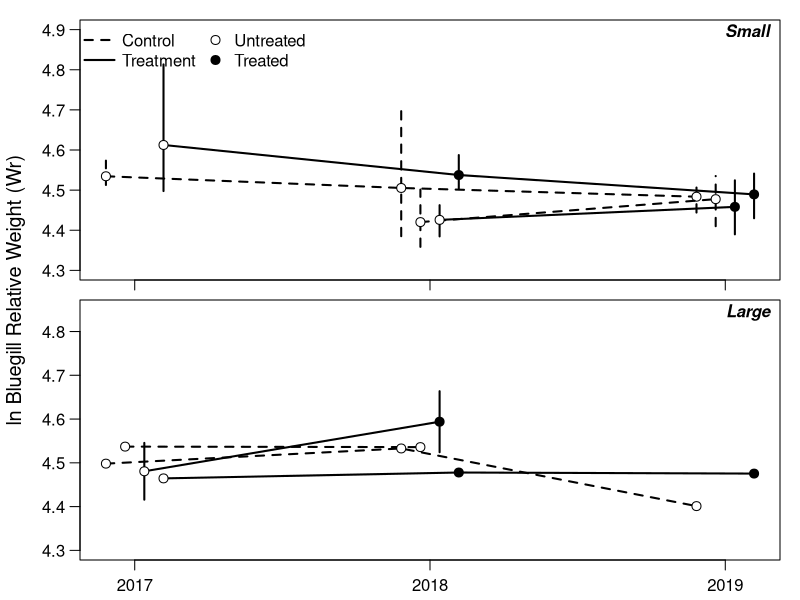

The R source for this figure:

dat = read.csv("blue_output.csv")
dat$new = ifelse(dat$lake %in% c("drummond3", "lm", "promise", "mark"), 1, 0)
dat$drop = ifelse(dat$lake %in% c("lee county lake", "barbour county lake", "washington county lake"), 1, 0)
dat$wr = log(dat$wr)

yvar = "wr"

datsub = dat[,c("year", "type", "times_treat", "size_class", "new", "drop", yvar)]

library(dplyr)

plot_dat_sml = datsub %>% filter(size_class == "small") %>%
  group_by(year, type, new, times_treat) %>%
  summarize(
    mn = mean(wr, na.rm = T),
    lwr = quantile(wr, 0.025, na.rm = T),
    upr = quantile(wr, 0.975, na.rm = T)
    ) %>% ungroup
plot_dat_big = datsub %>% filter(size_class == "big") %>%
  group_by(year, type, drop, times_treat) %>%
  summarize(
    mn = mean(wr, na.rm = T),
    lwr = quantile(wr, 0.025, na.rm = T),
    upr = quantile(wr, 0.975, na.rm = T)
    ) %>% ungroup

plot_dat_sml$year = as.numeric(plot_dat_sml$year)
plot_dat_big$year = as.numeric(plot_dat_big$year)

off_c1 = -0.0975
off_c2 = -0.0325
off_t2 = 0.0325
off_t1 = 0.0975
ppi = 600
png("blue_wr_log.png", h = 7 * ppi, w = 4 * ppi, res = ppi)

# small lakes
par(mfrow = c(2,1), mar = c(0.5,1,0.5,1), oma = c(1.5,3,0.5,0), cex.axis = 1, cex.lab = 1.2, mgp = c(1,0.75,0))
plot(1,1, type = "n", xlim = c(2017,2019) + range(c(off_c1, off_c2, off_t1, off_t2)), ylim = c(4.3,4.9),
     xaxt = "n", las = 1, ylab = "")
usr = par("usr"); xdiff = usr[2] - usr[1]; ydiff = usr[4] - usr[3]
text(x = usr[2] - xdiff * 0, y = usr[4] - ydiff * 0.05, pos = 2, "Small", font = 4)

# controls (not new entries)
ind = c(1,3,7)
lines(mn ~ I(year + off_c1), data = plot_dat_sml[ind,], lwd = 2, lty = 2, type = "l")
with(plot_dat_sml[ind,], segments(I(year + off_c1), lwr, I(year + off_c1), upr, lty = 2, lwd = 2))
points(mn ~ I(year + off_c1), data = plot_dat_sml[ind,], pch = 21, bg = "white", cex = 1.2)

# treats (not new entries)
ind = c(2,6,10)
lines(mn ~ I(year + off_t1), data = plot_dat_sml[ind,], lwd = 2, type = "l")
with(plot_dat_sml[ind,], segments(I(year + off_t1), lwr, I(year + off_t1), upr, lwd = 2))
points(mn ~ I(year + off_t1), data = plot_dat_sml[ind,], pch = 21, bg = c("white", "black", "black"), cex = 1.2)

# controls (new entry 2018)
ind = c(4,8)
lines(mn ~ I(year + off_c2), data = plot_dat_sml[ind,], lwd = 2, lty = 2, type = "l")
with(plot_dat_sml[ind,], segments(I(year + off_c2), lwr, I(year + off_c2), upr, lty = 2, lwd = 2))
points(mn ~ I(year + off_c2), data = plot_dat_sml[ind,], pch = 21, bg = "white", cex = 1.2)

# treats (new entry 2018)
ind = c(5,9)
lines(mn ~ I(year + off_t2), data = plot_dat_sml[ind,], lwd = 2, type = "l")
with(plot_dat_sml[ind,], segments(I(year + off_t2), lwr, I(year + off_t2), upr, lwd = 2))
points(mn ~ I(year + off_t2), data = plot_dat_sml[ind,], pch = 21, bg = c("white", "black"), cex = 1.2)

axis(side = 1, at = 2017:2019, labels = rep("", 3))
legend("topleft", legend = c("Control", "Treatment", "Untreated", "Treated"), ncol = 2,
       pch = c(NA, NA, 21, 21), pt.cex = c(NA, NA, 1.2, 1.2), pt.bg = c(NA, NA, "white", "black"),
       bty = "n", lty = c(2,1,NA,NA), lwd = c(2,2,NA,NA), x.intersp = c(0.5, 0.5, 0.25, 0.25))

# big lakes
plot_dat_big
plot(1,1, type = "n", xlim = c(2017,2019) + range(c(off_c1, off_c2, off_t1, off_t2)), ylim = c(4.3,4.85),
     xaxt = "n", las = 1, ylab = "")
usr = par("usr"); xdiff = usr[2] - usr[1]; ydiff = usr[4] - usr[3]
text(x = usr[2] - xdiff * 0, y = usr[4] - ydiff * 0.05, pos = 2, "Large", font = 4)

# treats (not new entries)
ind = c(3,7,10)
lines(mn ~ I(year + off_t1), data = plot_dat_big[ind,], lwd = 2, type = "l")
with(plot_dat_big[ind,], segments(I(year + off_t1), lwr, I(year + off_t1), upr, lwd = 2))
points(mn ~ I(year + off_t1), data = plot_dat_big[ind,], pch = 21, bg = c("white", "black", "black"), cex = 1.2)

# controls (new entry 2018)
ind = c(2,6)
lines(mn ~ I(year + off_c2), data = plot_dat_big[ind,], lwd = 2, lty = 2, type = "l")
with(plot_dat_big[ind,], segments(I(year + off_c2), lwr, I(year + off_c2), upr, lty = 2, lwd = 2))
points(mn ~ I(year + off_c2), data = plot_dat_big[ind,], pch = 21, bg = "white", cex = 1.2)

# treats (new entry 2018)
ind = c(4,8)
lines(mn ~ I(year + off_t2), data = plot_dat_big[ind,], lwd = 2, type = "l")
with(plot_dat_big[ind,], segments(I(year + off_t2), lwr, I(year + off_t2), upr, lwd = 2))
points(mn ~ I(year + off_t2), data = plot_dat_big[ind,], pch = 21, bg = c("white", "black"), cex = 1.2)

# controls (not new entries)
ind = c(1,5,9)
lines(mn ~ I(year + off_c1), data = plot_dat_big[ind,], lwd = 2, lty = 2, type = "l")
with(plot_dat_big[ind,], segments(I(year + off_c1), lwr, I(year + off_c1), upr, lty = 2, lwd = 2))
points(mn ~ I(year + off_c1), data = plot_dat_big[ind,], pch = 21, bg = "white", cex = 1.2)

axis(side = 1, at = 2017:2019, labels = 2017:2019)
mtext(side = 2, outer = T, "ln Bluegill Relative Weight (Wr)", line = 1.75, cex = 1.2) 
dev.off()


